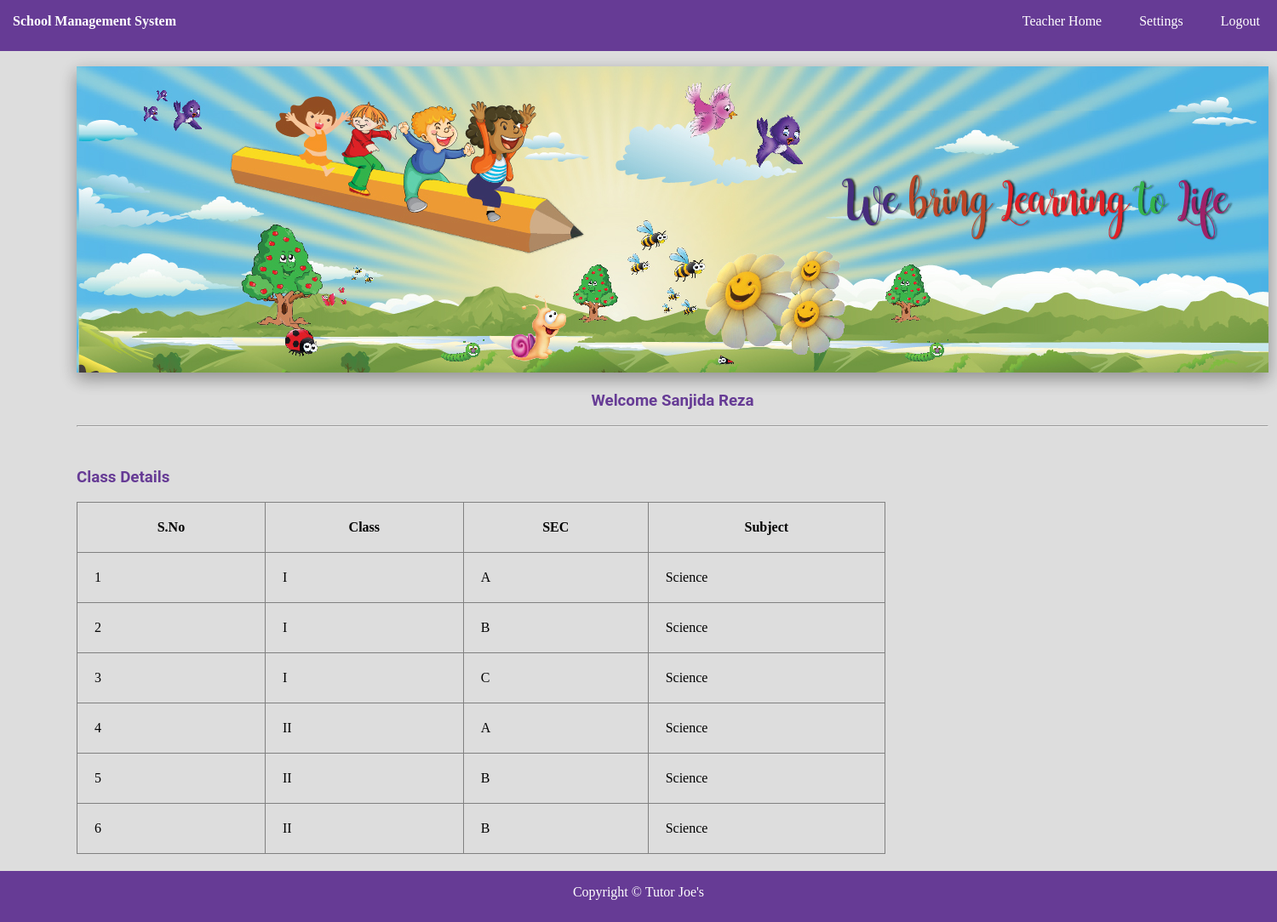
The page /School/teacher_class.php (signed in) on the database its author committed.
### tables this page shows
CREATE TABLE `class` (
  `CID` int(11) NOT NULL,
  `CNAME` varchar(150) NOT NULL,
  `CSEC` varchar(150) NOT NULL
);

CREATE TABLE `sub` (
  `SID` int(11) NOT NULL,
  `SNAME` varchar(150) NOT NULL
);

### School/teacher_class.php (the view, shortened to what this page needs)
<?php
	include"database.php";
?>
<!DOCTYPE html>
<html>
	<head>
		<link rel="stylesheet" type="text/css" href="css/style.css">
	</head>
	<body>
		<?php include"navbar.php";?><br>
		<img src="img/1.jpg" style="margin-left:90px;" class="sha">	<br><br>
			<div id="section">
				<h3 class="text">Welcome <?php echo $_SESSION["TNAME"]; ?></h3><br><hr><br>
				<div class="content">
				<h3 >Class Details</h3><br>
					<div class="Output">
						<?php
							if(1)
							{
								$sql1 = "select * from sub_teacher where TID='{$_SESSION["TID"]}'";
	              $re1=$db->query($sql1);
	              if($re1->num_rows>0)
								{
                  $i=0;
                  echo '
                    <table border="1px">
                    <tr>
                      <th>S.No</th>
                      <th>Class</th>
                      <th>SEC</th>
                      <th>Subject</th>
                    </tr>
                  ';
                  while($row1=$re1->fetch_assoc())
                  {
                          $sub_id = $row1["Sub_ID"];
        									$cl_id = $row1["CID"];
                          $sql2="select * from sub where SID='{$sub_id}'";
          								$re2=$db->query($sql2);
        								$sql="select * from class where CID='{$cl_id}'";
        								$re=$db->query($sql);
                        while($r=$re->fetch_assoc())
                        {
                          $i++;
                            if($r2=$re2->fetch_assoc())
                            {
                              echo "
                              <tr>
                                <td>{$i}</td>
                                <td>{$r["CNAME"]}</td>
                                <td>{$r["CSEC"]}</td>
                                <td>{$r2["SNAME"]}</td>
                              </tr>
                              ";
                            }
                        }
                      }
        								echo "</table>";
        							}
                      else
                      {
                        echo "No record Found";
                      }
                  }
						?>
					</div>
				</div>
			</div>
				<?php include"footer.php";?>
	</body>
</html>

### School/navbar.php
<div class="navbar">
			<ul class="list">
				<b style="color:white;float:left;line-height:50px;margin-left:15px;font-family:Cooper Black;">
				School Management System</b>
			<?php
				if(isset($_SESSION["AID"]))
				{
					echo'
						<li><a href="admin_home.php">Admin Home</a></li>
				<li><a href="change_pass.php">Settings</a></li>
				<li><a href="logout.php">Logout</a></li>
					';
				}
				elseif(isset($_SESSION["TID"]))
				{
					echo'
						<li><a href="teacher_home.php">Teacher Home</a></li>
				<li><a href="teacher_change_pass.php">Settings</a></li>
				<li><a href="logout.php">Logout</a></li>
					';
				}
				elseif(isset($_SESSION["SID"]))
				{
					echo'
						<li><a href="student_home.php">Student Home</a></li>
				<li><a href="student_change_pass.php">Settings</a></li>
				<li><a href="logout.php">Logout</a></li>
					';
				}
				else{
					echo'
					<li><a href="index.php">Admin</a></li>
				<li><a href="teacher_login.php">Teacher</a></li>
				<li><a href="student_login.php">Student</a></li>
				<li><a href="contact.php">Contact Us</a></li>';
				}
			?>
			</ul>
		</div>

### School/footer.php (shortened to what this page needs)
<div class="footer" style="margin-top:20px;">
			<footer><p>Copyright &copy; Tutor Joe's </p></footer>
</div>

### School/css/style.css (style rules this page uses)
* { padding:0px; margin:0px; }
html { background:#dddddd; }
a { text-decoration:none; }
.navbar { background:#663b95; height:60px; width:100%; }
.list { list-style:none; text-align:right; }
.list li { display:inline; }
.list li a { text-decoration:none; color:white; line-height:50px; padding:20px; }
h1,h2,h3,h4,h5,h6,label { font-family:roboto; color:#663b95; }
.sha { -webkit-box-shadow: 0 8px 17px 0 rgba(0, 0, 0, 0.2), 0 6px 20px 0 rgba(0, 0, 0, 0.19); -moz-box-shadow: 0 8px 17px 0 rgba(0, 0, 0, 0.2), 0 6px 20px 0 rgba(0, 0, 0, 0.19); box-shadow: 0 8px 17px 0 rgba(0, 0, 0, 0.2), 0 6px 20px 0 rgba(0, 0, 0, 0.19); }
footer { text-align:center; color:white; line-height:50px; }
.text { text-align:center; }
.footer { background:#663b95; height:60px; width:100%; float:left; }
#section { height:auto; width:1400px; margin-left:90px; font-family:cambria; }
.content { margin-top:30px; height:auto; width:950px; float:left; }
tr,td,th { padding:20px; }
table { border-collapse:collapse; }
.Output table { width:100%; }

### rows shown on the page
class: CNAME "I", CSEC "A", sub.SNAME "Science"
class: CNAME "I", CSEC "B", sub.SNAME "Science"
class: CNAME "I", CSEC "C", sub.SNAME "Science"
class: CNAME "II", CSEC "A", sub.SNAME "Science"
class: CNAME "II", CSEC "B", sub.SNAME "Science"

### other values the page prints
$_SESSION["TNAME"] "Sanjida Reza"
